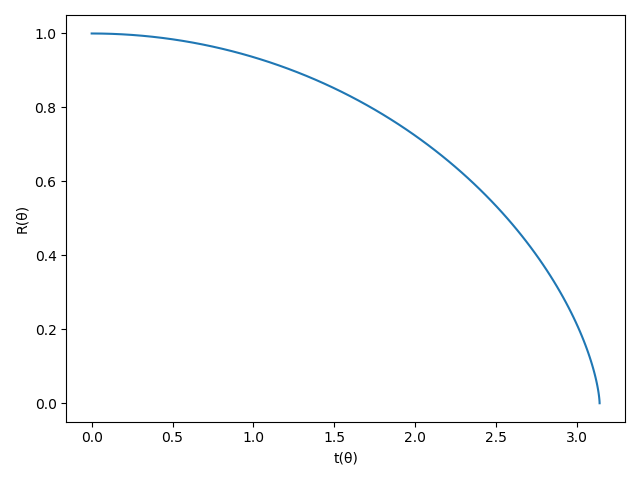

This figure's Python source:
# -*- coding: utf-8 -*-
import matplotlib.pyplot as plt
import numpy as np


def t(theta):
    print(t)
    return np.sin(theta) + theta


def r(theta):
    return (1 + np.cos(theta)) / 2


def main():
    t_range = np.arange(0, np.pi, np.pi / 100)

    plt.plot(t(t_range), r(t_range))
    plt.xlabel('t(θ)')
    plt.ylabel('R(θ)')
    plt.show()


if __name__ == "__main__":
    main()
